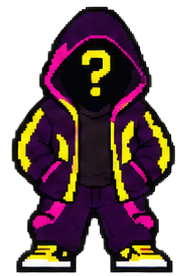
#> input picture tools/personnages-source/mystery-1.png, 187 x 276 px, given as the content of the folder personnages-source/mystery-1.png, which was not available
$ python process_characters.py personnages-source/mystery-1.png 5
#> lines starting #> are read from the running program, lines starting #| are printed output that depends on the picture
# Recolore les personnages de la planche en verts Keep Hush, les pixelise et ajoute une ombre.
# Usage : python3 tools/process_characters.py <dossier des originaux> <hauteur en pixels>
import sys, colorsys, glob, os
import numpy as np
from PIL import Image
src, target_h = sys.argv[1], int(sys.argv[2])
G = np.array([38, 253, 117]); MINT = np.array([186, 255, 212])
def recolor(im, keep_top=0.0):
#> called with keep_top = 0
    a = np.array(im.convert('RGBA')).astype(float); rgb = a[..., :3] / 255
#> after `rgb = a[..., :3] / 255`:
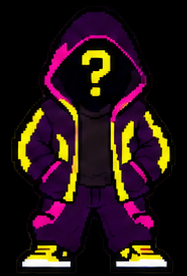
#> rgb: shape (276, 187, 3) float64; mean R, G, B 0.157, 0.0855, 0.0871
    out = a.copy()
    h, w = rgb.shape[:2]
#> h = 276; w = 187
    for y in range(h):
        for x in range(w):
            if a[y, x, 3] < 10: continue
            r, g, b = rgb[y, x]; hh, s, v = colorsys.rgb_to_hsv(r, g, b); deg = hh * 360
            if 250 <= deg <= 350 and ((s > .30 and v > .30) or (s > .42 and v > .08 and y > keep_top * h)):          # violet et rose
                if v < .5:                              # violet sombre -> vert profond
                    nr, ng, nb = colorsys.hsv_to_rgb(148 / 360, .72, min(1, v * 1.25))
                    out[y, x, :3] = np.array([nr, ng, nb]) * 255
                else:                                   # rose vif -> vert Keep Hush
                    out[y, x, :3] = G * min(1, v * 1.05)
            elif s > .45 and 40 <= deg <= 72:           # jaune -> menthe claire
                out[y, x, :3] = MINT * min(1, v * 1.02)
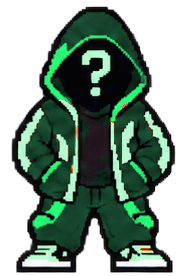
#> out: shape (276, 187, 4) float64; mean R, G, B, A 23.6, 44.7, 32.3, 147.8; transparent parts drawn white
    return Image.fromarray(out.astype(np.uint8))
def pixelate(im, th):
#> called with th = 5
    w = max(1, round(im.width * th / im.height))
#> w = 3
    a = np.array(im).astype(float); a[..., :3] *= a[..., 3:4] / 255      # alpha prémultiplié
    small = Image.fromarray(a.astype(np.uint8)).resize((w, th), Image.BOX)
    s = np.array(small).astype(float); al = s[..., 3:4]
    s[..., :3] = np.where(al > 0, s[..., :3] * 255 / np.maximum(al, 1), 0)
    s[..., 3] = np.where(s[..., 3] > 110, 255, 0)
    res = Image.fromarray(np.clip(s, 0, 255).astype(np.uint8))
    rgb = res.convert('RGB').quantize(colors=28, method=Image.Quantize.MEDIANCUT).convert('RGB')
    res = Image.merge('RGBA', (*rgb.split(), res.split()[3]))
    return res.crop(res.getbbox())
done = {}
for f in sorted(glob.glob(os.path.join(src, '*.png'))):
    name = os.path.basename(f)
    done[name] = pixelate(recolor(Image.open(f), 0 if name.startswith('mystery') else .36), target_h)
groups = {}
for name, p in done.items():
    groups.setdefault(name.rsplit('-', 1)[0], []).append(p)
#> this loop made 1 pass
#> name on pass 1: 'mystery-1.png'
#> after the loop, groups = 1 item
size = {k: (max(p.width for p in v) + 6, max(p.height for p in v) + 3) for k, v in groups.items()}
#> size = {'mystery': (9, 8)}
for f, p in done.items():
    f = os.path.join(src, f)
    cw, chh = size[os.path.basename(f).rsplit('-', 1)[0]]
    canvas = Image.new('RGBA', (cw, chh), (0, 0, 0, 0))
    sh = Image.new('RGBA', canvas.size, (0, 0, 0, 0)); px = sh.load()
    cx, cy, rx = canvas.width / 2, canvas.height - 2, p.width * .42
    for y in range(canvas.height - 4, canvas.height):
        for x in range(canvas.width):
            if ((x - cx) / rx) ** 2 + ((y - cy) / 1.6) ** 2 <= 1: px[x, y] = (0, 0, 0, 120)
    canvas.alpha_composite(sh); canvas.alpha_composite(p, ((cw - p.width) // 2, chh - 3 - p.height))
    canvas.save(os.path.join('assets/sprites', os.path.basename(f)))
    print(os.path.basename(f), canvas.size)
#> this loop made 1 pass
#> (f, cx, cy, rx) on pass 1: ('mystery-1.png', 4.5, 6, 1.26)
#| mystery-1.png (9, 8)

$ run again, on tools/personnages-source/noli-1.png
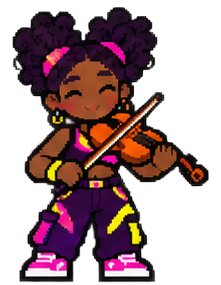
#> input picture tools/personnages-source/noli-1.png, 221 x 285 px, given as the content of the folder personnages-source/noli-1.png, which was not available
#> in recolor, `rgb = a[..., :3] / 255`:
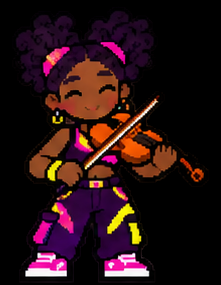
#> rgb: shape (285, 221, 3) float64; mean R, G, B 0.158, 0.068, 0.0788
#> after the loop in recolor, `for y in range(h):`:
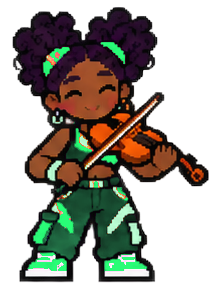
#> out: shape (285, 221, 4) float64; mean R, G, B, A 31.7, 29.2, 20.4, 122.3; transparent parts drawn white
#> in pixelate, `w = max(1, round(im.width * th / im.height))`: w = 4
#> the loop `for name, p in done.items():` made 1 pass
#> name on pass 1: 'noli-1.png'
#> after the loop `for name, p in done.items():`: groups = 1 item
#> size = {'noli': (9, 8)}
#> the loop `for f, p in done.items():` made 1 pass
#> (f, cx, cy, rx) on pass 1: ('noli-1.png', 4.5, 6, 1.26)
#> (printed output is left out)
